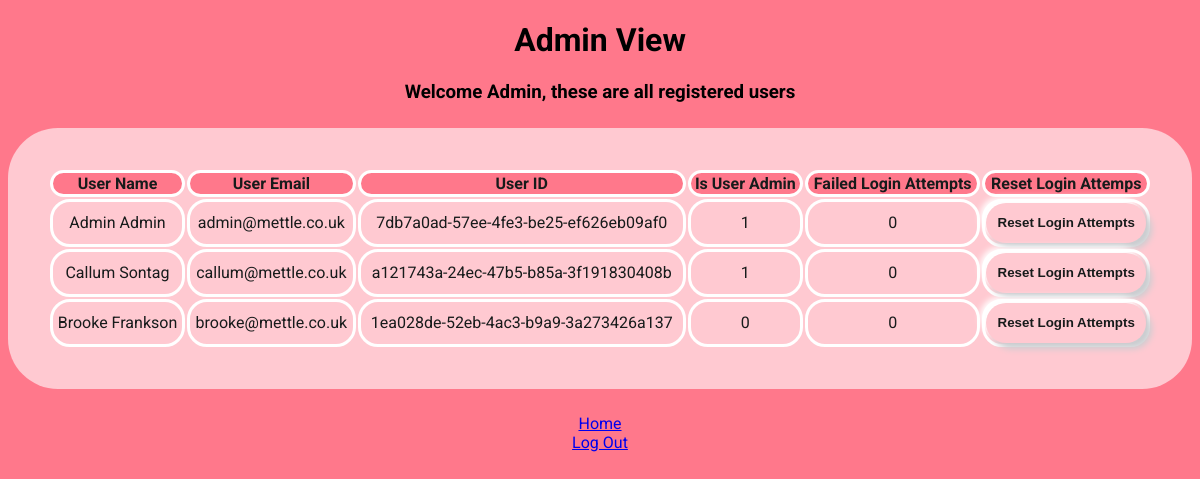
The page /admin_view/7db7a0ad-57ee-4fe3-be25-ef626eb09af0/ (signed in) on the database as committed earlier.
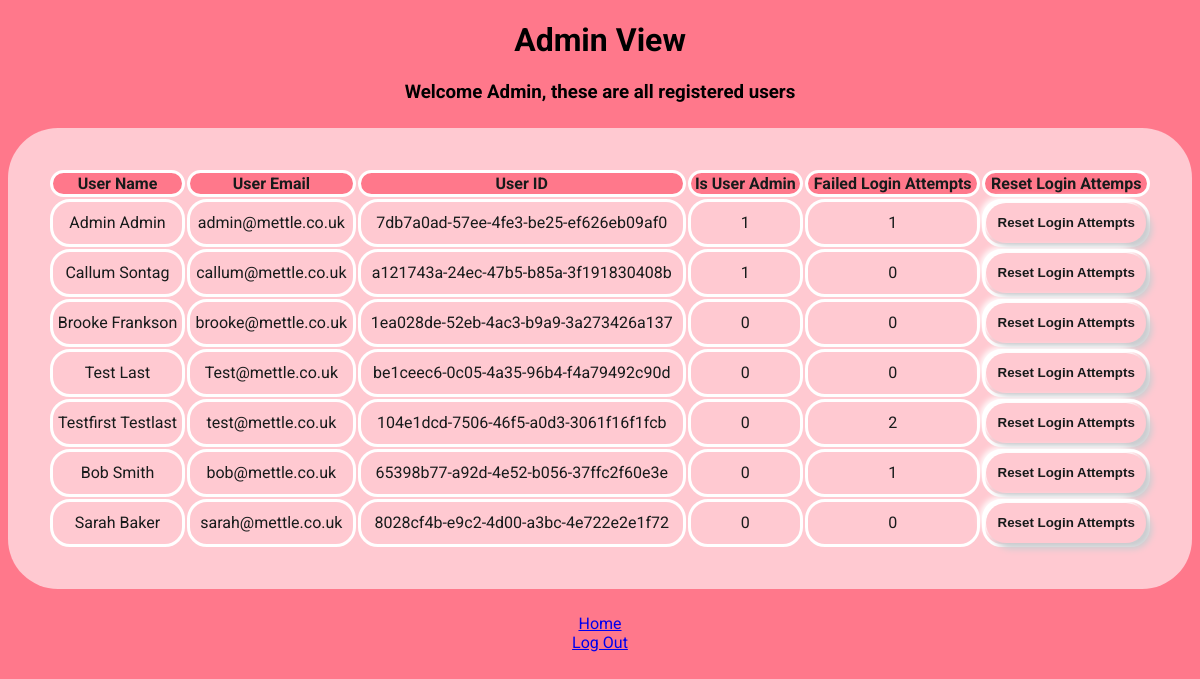
The same page on the database as committed later.
### app.py (models this page shows)
class User(UserMixin, db.Model):
    def get_id(self):
        return (self.user_id)
    user_id = db.Column(db.String(50), primary_key=True)
    email = db.Column(db.String(100), unique=True, nullable=False)
    first_name = db.Column(db.String(100))
    last_name = db.Column(db.String(100))
    password = db.Column(db.String(100), nullable=False)
    is_admin = db.Column(db.Integer, default=0)
    attempted_logins = db.Column(db.Integer, default=0)
    assets = db.relationship('Asset', backref='user', lazy=True)

### app.py (the view)
@app.route("/admin_view/<user_id>/", methods=["GET", "POST"])
@login_required
def admin_view(user_id):
    user = User.query.get(user_id)
    if user == current_user and current_user.is_admin:
        users = User.query.all()
        return render_template('admin_view.html', user=user, users=users)
    else:
        logger.error(
            'Attempted admin view access without permissions: %s', str(current_user))
        return "Access denied"

### app.py (called while the page is built)
@login_manager.user_loader
def load_user(user_id):
    return User.query.get((user_id))

### templates/admin_view.html (shortened to what this page needs)
<!DOCTYPE html>
<html>
<head>
    <link rel="stylesheet" href="/static/assets.css">
</head>
<body>
    <h1>Admin View</h1>
    <h3>Welcome {{ current_user.first_name }}, these are all registered users</h3>
    <table class="assets-table">
        <tr>
            <th>User Name</th>
            <th>User Email</th>
            <th>User ID</th>
            <th>Is User Admin</th>
            <th>Failed Login Attempts</th>
            <th>Reset Login Attemps</th>
        </tr>
        {% for user in users %}
        <tr>
            <td>{{ user.first_name }} {{ user.last_name }}</td>
            <td>{{ user.email }}</td>
            <td>{{ user.user_id }}</td>
            <td>{{ user.is_admin }}</td>
            <td>{{ user.attempted_logins }}</td>
            <td>
                <form method="POST" action="{{ url_for('reset_login', user_id=user.user_id) }}" class="resetLogin">
                    <button>Reset Login Attempts</button>
                </form>
            </td>
        </tr>
        {% endfor %}
    </table>
    <a href="{{ url_for('home') }}">Home</a>
    <br>
    <a href="{{ url_for('logout') }}" id="logoutButton">Log Out</a>
</body>
</html>

Rows that differ between the two databases and show on the page:
changed User "Admin": attempted_logins "0" → "1"
added User: first_name "Test", last_name "Last", email "Test@mettle.co.uk", user_id "be1ceec6-0c05-4a35-96b4-f4a79492c90d", is_admin "0", attempted_logins "0"
added User: first_name "Testfirst", last_name "Testlast", email "test@mettle.co.uk", user_id "104e1dcd-7506-46f5-a0d3-3061f16f1fcb", is_admin "0", attempted_logins "2"
added User: first_name "Bob", last_name "Smith", email "bob@mettle.co.uk", user_id "65398b77-a92d-4e52-b056-37ffc2f60e3e", is_admin "0", attempted_logins "1"
added User: first_name "Sarah", last_name "Baker", email "sarah@mettle.co.uk", user_id "8028cf4b-e9c2-4d00-a3bc-4e722e2e1f72", is_admin "0", attempted_logins "0"
